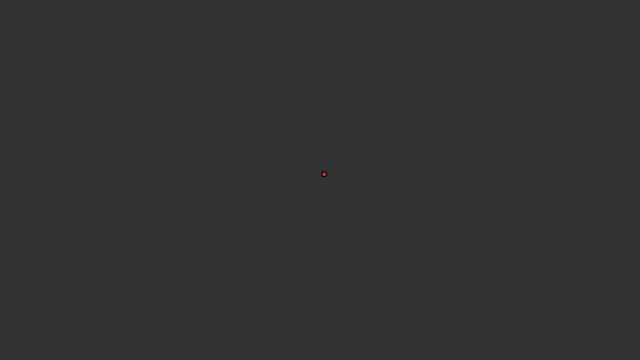
Frame 1 (no input)
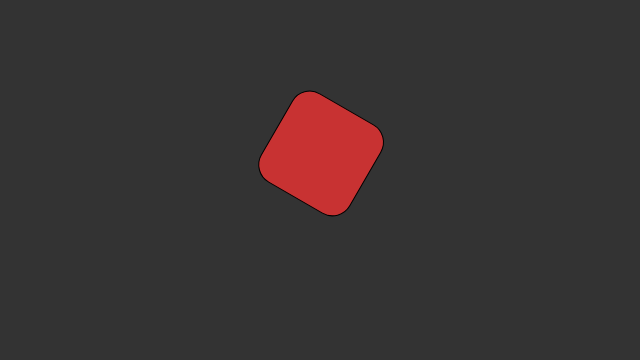
Frame 60 (no input)
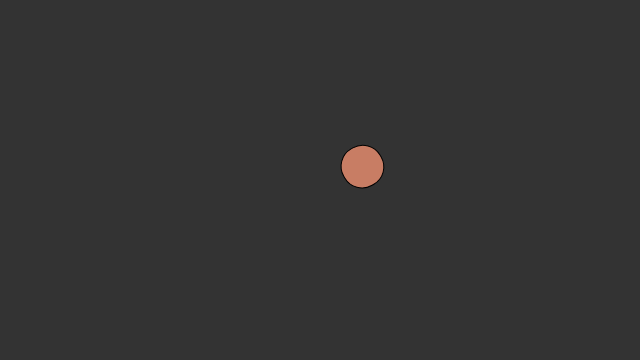
Frame 120 (the mouse pressed at the canvas centre since frame 60)

The p5.js sketch that drew these frames (run headless with seeded random() and noise() and a simulated clock; from frame 60 on, the mouse is pressed at the canvas centre):

// p5.js sketch
// ── sketch.js
var w;
var r = 0;
var maxDim = 100;
var dim = 0;

function setup() {
  createCanvas(640, 360);
  
  rectMode(CENTER);
  // Make a Walker object
  w = new Walker();
}

function draw() {
  background(51);
  // Update and display object
  r += 5;
  w.update();
  w.display();
}

function Walker() {

  // Start Walker in center
  this.pos = createVector(width / 2, height / 2);

  this.update = function() {
    // Move Walker randomly
    var vel = createVector(random(-10, 10), random(-10, 10));
    this.pos.add(vel);
  }

  this.display = function() {     
    if (this.pos.x > width || this.pos.x < 0) {
      background(200, 127, 127);
    }  
    if (this.pos.y > height || this.pos.y < 0) {
      background(127, 127, 200);
    }  
    
    // Draw Walker as circle
    let b = map(mouseX, 0, width, 50, 150);
    let g = map(mouseY, 0, height, 50, 200);
    fill(200, g, b);
    translate(this.pos.x, this.pos.y);
    rotate(radians(r));
    
    if (dim < maxDim && !mouseIsPressed) {
      dim += 5;
    } else {
      dim -= 1;
    }
    rect(0, 0, dim, dim, 20);
  }
}
